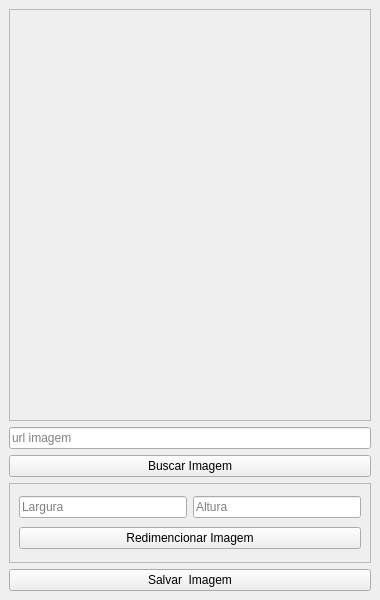
<?xml version="1.0" encoding="UTF-8"?>
<ui version="4.0">
 <class>MainWindow</class>
 <widget class="QMainWindow" name="MainWindow">
  <property name="geometry">
   <rect>
    <x>0</x>
    <y>0</y>
    <width>380</width>
    <height>600</height>
   </rect>
  </property>
  <property name="minimumSize">
   <size>
    <width>380</width>
    <height>600</height>
   </size>
  </property>
  <property name="maximumSize">
   <size>
    <width>380</width>
    <height>600</height>
   </size>
  </property>
  <property name="windowTitle">
   <string>Redimencionar Imagem</string>
  </property>
  <widget class="QWidget" name="centralwidget">
   <layout class="QVBoxLayout" name="verticalLayout">
    <item>
     <widget class="QScrollArea" name="scrollArea">
      <property name="widgetResizable">
       <bool>true</bool>
      </property>
      <widget class="QWidget" name="scrollAreaWidgetContents">
       <property name="geometry">
        <rect>
         <x>0</x>
         <y>0</y>
         <width>360</width>
         <height>401</height>
        </rect>
       </property>
       <layout class="QVBoxLayout" name="verticalLayout_2">
        <property name="spacing">
         <number>0</number>
        </property>
        <property name="leftMargin">
         <number>0</number>
        </property>
        <property name="topMargin">
         <number>0</number>
        </property>
        <property name="rightMargin">
         <number>0</number>
        </property>
        <property name="bottomMargin">
         <number>0</number>
        </property>
        <item>
         <widget class="QLabel" name="label_Image">
          <property name="text">
           <string/>
          </property>
         </widget>
        </item>
       </layout>
      </widget>
     </widget>
    </item>
    <item>
     <widget class="QLineEdit" name="input_Url_Img">
      <property name="placeholderText">
       <string>url imagem</string>
      </property>
     </widget>
    </item>
    <item>
     <widget class="QPushButton" name="btn_BuscarImg">
      <property name="text">
       <string>Buscar Imagem</string>
      </property>
     </widget>
    </item>
    <item>
     <widget class="QFrame" name="frame">
      <property name="minimumSize">
       <size>
        <width>0</width>
        <height>80</height>
       </size>
      </property>
      <property name="frameShape">
       <enum>QFrame::StyledPanel</enum>
      </property>
      <property name="frameShadow">
       <enum>QFrame::Raised</enum>
      </property>
      <layout class="QGridLayout" name="gridLayout">
       <item row="0" column="0">
        <widget class="QLineEdit" name="input_Largura">
         <property name="placeholderText">
          <string>Largura</string>
         </property>
        </widget>
       </item>
       <item row="0" column="1">
        <widget class="QLineEdit" name="input_Altura">
         <property name="placeholderText">
          <string>Altura</string>
         </property>
        </widget>
       </item>
       <item row="1" column="0" colspan="2">
        <widget class="QPushButton" name="btn_Redimencionar">
         <property name="text">
          <string>Redimencionar Imagem</string>
         </property>
        </widget>
       </item>
      </layout>
     </widget>
    </item>
    <item>
     <widget class="QPushButton" name="salvar">
      <property name="text">
       <string>Salvar  Imagem</string>
      </property>
     </widget>
    </item>
   </layout>
  </widget>
 </widget>
 <resources/>
 <connections/>
</ui>
